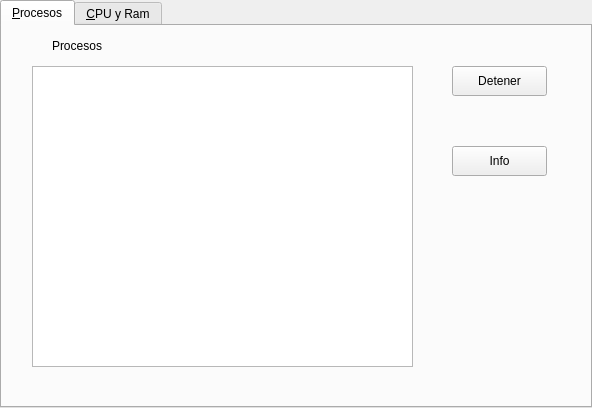
<?xml version="1.0" encoding="UTF-8"?>
<ui version="4.0">
 <class>TabWidget</class>
 <widget class="QTabWidget" name="TabWidget">
  <property name="geometry">
   <rect>
    <x>0</x>
    <y>0</y>
    <width>592</width>
    <height>408</height>
   </rect>
  </property>
  <property name="windowTitle">
   <string>Monitor</string>
  </property>
  <property name="tabPosition">
   <enum>QTabWidget::North</enum>
  </property>
  <property name="tabShape">
   <enum>QTabWidget::Rounded</enum>
  </property>
  <property name="currentIndex">
   <number>0</number>
  </property>
  <property name="elideMode">
   <enum>Qt::ElideLeft</enum>
  </property>
  <property name="tabsClosable">
   <bool>false</bool>
  </property>
  <property name="movable">
   <bool>false</bool>
  </property>
  <widget class="QWidget" name="tabProc">
   <attribute name="title">
    <string>&amp;Procesos</string>
   </attribute>
   <attribute name="toolTip">
    <string>Procesos</string>
   </attribute>
   <widget class="QListWidget" name="listWidget">
    <property name="geometry">
     <rect>
      <x>30</x>
      <y>40</y>
      <width>381</width>
      <height>301</height>
     </rect>
    </property>
   </widget>
   <widget class="QPushButton" name="stopButton">
    <property name="geometry">
     <rect>
      <x>450</x>
      <y>40</y>
      <width>95</width>
      <height>30</height>
     </rect>
    </property>
    <property name="text">
     <string>Detener</string>
    </property>
   </widget>
   <widget class="QPushButton" name="infoButton">
    <property name="geometry">
     <rect>
      <x>450</x>
      <y>120</y>
      <width>95</width>
      <height>30</height>
     </rect>
    </property>
    <property name="text">
     <string>Info</string>
    </property>
   </widget>
   <widget class="QLabel" name="labelProc">
    <property name="geometry">
     <rect>
      <x>50</x>
      <y>10</y>
      <width>67</width>
      <height>20</height>
     </rect>
    </property>
    <property name="text">
     <string>Procesos</string>
    </property>
   </widget>
  </widget>
  <widget class="QWidget" name="tabCPU">
   <attribute name="title">
    <string>&amp;CPU y Ram</string>
   </attribute>
   <widget class="QProgressBar" name="CpuBar">
    <property name="geometry">
     <rect>
      <x>230</x>
      <y>50</y>
      <width>271</width>
      <height>31</height>
     </rect>
    </property>
    <property name="value">
     <number>24</number>
    </property>
   </widget>
   <widget class="QProgressBar" name="RamBar">
    <property name="geometry">
     <rect>
      <x>230</x>
      <y>210</y>
      <width>271</width>
      <height>31</height>
     </rect>
    </property>
    <property name="value">
     <number>24</number>
    </property>
   </widget>
   <widget class="QLabel" name="labelCPU">
    <property name="geometry">
     <rect>
      <x>60</x>
      <y>50</y>
      <width>81</width>
      <height>20</height>
     </rect>
    </property>
    <property name="text">
     <string>Uso de CPU</string>
    </property>
   </widget>
   <widget class="QLabel" name="labelMem">
    <property name="geometry">
     <rect>
      <x>60</x>
      <y>210</y>
      <width>111</width>
      <height>20</height>
     </rect>
    </property>
    <property name="text">
     <string>Uso de Memoria</string>
    </property>
   </widget>
  </widget>
 </widget>
 <resources/>
 <connections/>
</ui>
